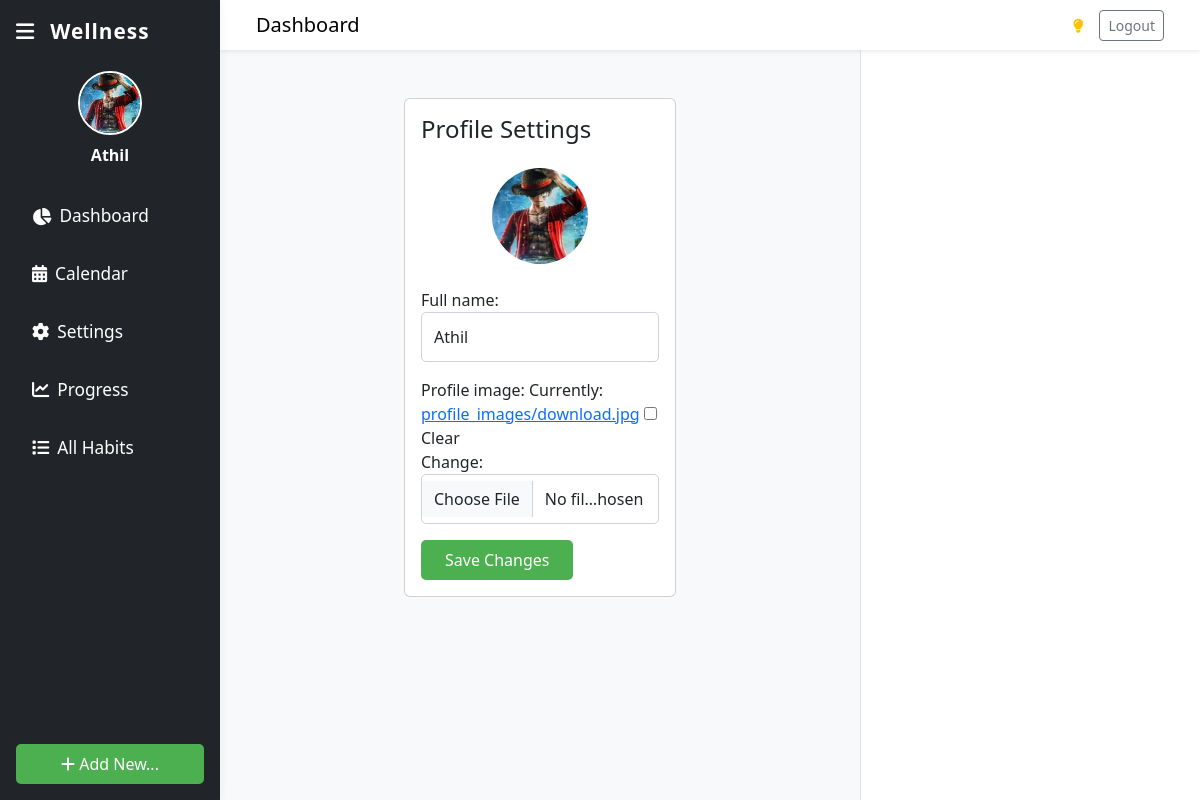
/profile/ (signed in), run on the app's committed database.
### tracker/models.py (models this page shows, shortened)
class Profile(models.Model):
    user = models.OneToOneField(settings.AUTH_USER_MODEL, on_delete=models.CASCADE)
    full_name = models.CharField(max_length=100, blank=True)
    profile_image = models.ImageField(upload_to='profile_images/', blank=True, null=True)
    bio = models.TextField(blank=True, default='')
    def get_profile_image_url(self):
        if self.profile_image:
            return self.profile_image.url
        return 'https://randomuser.me/api/portraits/lego/1.jpg'

### tracker/views.py (the view)
# urls.py: path('profile/', views.profile_settings, name='profile_settings'),
@login_required
def profile_settings(request):
    profile = request.user.profile
    if request.method == 'POST':
        form = ProfileForm(request.POST, request.FILES, instance=profile)
        if form.is_valid():
            form.save()
            messages.success(request, 'Profile updated successfully!')
            return redirect('tracker:profile_settings')
    else:
        form = ProfileForm(instance=profile)
    return render(request, 'tracker/profile_settings.html', {'form': form, 'profile': profile})

### tracker/forms.py
class ProfileForm(forms.ModelForm):
    class Meta:
        model = Profile
        fields = ['full_name', 'profile_image']
        widgets = {
            'full_name': forms.TextInput(attrs={'class': 'form-control', 'placeholder': 'Full Name'}),
            'profile_image': forms.ClearableFileInput(attrs={'class': 'form-control'}),
        }

### tracker/templates/tracker/profile_settings.html (shortened to what this page needs)
{% extends 'tracker/base.html' %}
{% block content %}
<div class="container py-4">
    <div class="row justify-content-center">
        <div class="col-md-6">
            <div class="card">
                <div class="card-body">
                    <h4 class="card-title mb-4">Profile Settings</h4>
                    <form method="post" enctype="multipart/form-data">
                        <div class="mb-3 text-center">
                            {% if profile.profile_image %}
                                <img src="{{ profile.profile_image.url }}" class="rounded-circle mb-2" width="96" height="96" alt="Profile Image">
                            {% else %}
                                <img src="https://randomuser.me/api/portraits/lego/1.jpg" class="rounded-circle mb-2" width="96" height="96" alt="Profile Image">
                            {% endif %}
                        </div>
                        <div class="mb-3">
                            {{ form.full_name.label_tag }}
                            {{ form.full_name }}
                        </div>
                        <div class="mb-3">
                            {{ form.profile_image.label_tag }}
                            {{ form.profile_image }}
                        </div>
                        <button type="submit" class="btn btn-primary">Save Changes</button>
                    </form>
                </div>
            </div>
        </div>
    </div>
</div>
{% endblock %}

### tracker/templates/tracker/base.html (shortened to what this page needs)
{% load static %}
<!DOCTYPE html>
<html lang="en">
<head>
    <link href="https://cdn.jsdelivr.net/npm/bootstrap@5.3.0/dist/css/bootstrap.min.css" rel="stylesheet">
    <link href="https://cdnjs.cloudflare.com/ajax/libs/font-awesome/6.4.0/css/all.min.css" rel="stylesheet">
    <link href="{% static 'css/style.css' %}" rel="stylesheet">
</head>
<body>
    <div class="d-flex min-vh-100">
        <nav id="sidebar" class="sidebar bg-dark text-white d-flex flex-column p-3 sidebar-expanded">
            <div class="d-flex align-items-center justify-content-between mb-4">
                <span class="fs-4 fw-bold d-flex align-items-center gap-2">
                    <button class="btn btn-link text-white p-0 me-2 sidebar-toggle" id="sidebarToggle" aria-label="Toggle sidebar">
                        <i class="fas fa-bars"></i>
                    </button>
                    <span class="sidebar-brand-text">Wellness</span>
                </span>
            </div>
            <div class="mb-4 text-center">
                <a href="{% url 'tracker:profile_settings' %}" class="d-block text-decoration-none text-white">
                    {% if user.is_authenticated %}
                        <img src="{{ user.profile.get_profile_image_url }}" class="rounded-circle mb-2" width="64" height="64" alt="User">
                        <div class="fw-bold">{{ user.profile.full_name|default:user.email|default:'Guest' }}</div>
                    {% else %}
                        <img src="https://randomuser.me/api/portraits/lego/1.jpg" class="rounded-circle mb-2" width="64" height="64" alt="User">
                        <div class="fw-bold">Guest</div>
                    {% endif %}
                </a>
            </div>
            <ul class="nav flex-column mb-auto sidebar-nav">
                <li class="nav-item mb-2"><a href="{% url 'tracker:dashboard' %}" class="nav-link text-white d-flex align-items-center gap-2"><i class="fas fa-chart-pie"></i><span class="sidebar-link-text">Dashboard</span></a></li>
                <li class="nav-item mb-2"><a href="{% url 'tracker:calendar' %}" class="nav-link text-white d-flex align-items-center gap-2"><i class="fas fa-calendar-alt"></i><span class="sidebar-link-text">Calendar</span></a></li>
                <li class="nav-item mb-2"><a href="{% url 'tracker:profile_settings' %}" class="nav-link text-white d-flex align-items-center gap-2"><i class="fas fa-cog"></i><span class="sidebar-link-text">Settings</span></a></li>
                <li class="nav-item mb-2"><a href="{% url 'tracker:weekly_report' %}" class="nav-link text-white d-flex align-items-center gap-2"><i class="fas fa-chart-line"></i><span class="sidebar-link-text">Progress</span></a></li>
                <li class="nav-item mb-2"><a href="{% url 'tracker:all_habits' %}" class="nav-link text-white d-flex align-items-center gap-2"><i class="fas fa-list"></i><span class="sidebar-link-text">All Habits</span></a></li>
            </ul>
            <div class="mt-auto">
                <a href="#" class="btn btn-primary w-100"><i class="fas fa-plus"></i> Add New...</a>
            </div>
        </nav>
        <div class="flex-grow-1 d-flex flex-column bg-light">
            <nav class="navbar navbar-light bg-white shadow-sm px-4">
                <div class="container-fluid">
                    <span class="navbar-brand mb-0 h1">Dashboard</span>
                    <div class="d-flex align-items-center gap-3">
                        <span class="text-muted small"><i class="fas fa-lightbulb text-warning"></i> {{ health_tip }}</span>
                        {% if user.is_authenticated %}
                            <a href="{% url 'tracker:logout' %}" class="btn btn-outline-secondary btn-sm">Logout</a>
                        {% else %}
                            <a href="{% url 'tracker:login' %}" class="btn btn-outline-secondary btn-sm">Login</a>
                        {% endif %}
                    </div>
                </div>
            </nav>
            <div class="flex-grow-1 d-flex overflow-hidden">
                <main class="flex-grow-1 p-4 overflow-auto">
                    {% block content %}{% endblock %}
                </main>
                <aside class="notes-panel bg-white border-start p-3 d-none d-lg-block" style="width: 340px;">
                </aside>
            </div>
        </div>
    </div>
</body>
</html>

### static/css/style.css (style rules this page uses)
:root { --primary-color: #4CAF50; --secondary-color: #2196F3; --success-color: #28a745; --warning-color: #ffc107; --danger-color: #dc3545; --light-bg: #f8f9fa; --dark-text: #343a40; }
body { background-color: var(--light-bg); color: var(--dark-text); }
.navbar { box-shadow: 0 2px 4px rgba(0,0,0,0.1); }
.btn-primary { background-color: var(--primary-color); border: none; padding: 0.5rem 1.5rem; border-radius: 5px; }
.form-control { border-radius: 5px; border: 1px solid #ced4da; padding: 0.75rem; }
.sidebar { min-width: 220px; max-width: 220px; background: #23272b; transition: all 0.2s; box-shadow: 2px 0 8px rgba(0,0,0,0.04); z-index: 100; }
.sidebar .sidebar-brand-text { font-size: 1.3rem; font-weight: 700; letter-spacing: 1px; }
.sidebar-nav .nav-link { padding: 0.75rem 1rem; border-radius: 8px; font-size: 1.08rem; transition: background 0.15s, color 0.15s; display: flex; align-items: center; gap: 0.75rem; }
.sidebar .sidebar-link-text { transition: opacity 0.2s, width 0.2s; white-space: nowrap; }
.sidebar-toggle { background: none; border: none; font-size: 1.3rem; cursor: pointer; outline: none; }
.sidebar .nav-item { margin-bottom: 0.5rem; }
.sidebar .btn-primary { margin-top: 1.5rem; }
.sidebar .rounded-circle { border: 2px solid #fff; }
@media (min-width: 992px) { .sidebar + .flex-grow-1 { margin-left: 0; } }

### data on the page
Profile: profile_image (picture), full_name "Athil"

### other printed values
{{ user.profile.full_name|default:user.email|default:'Guest' }} "Athil"
